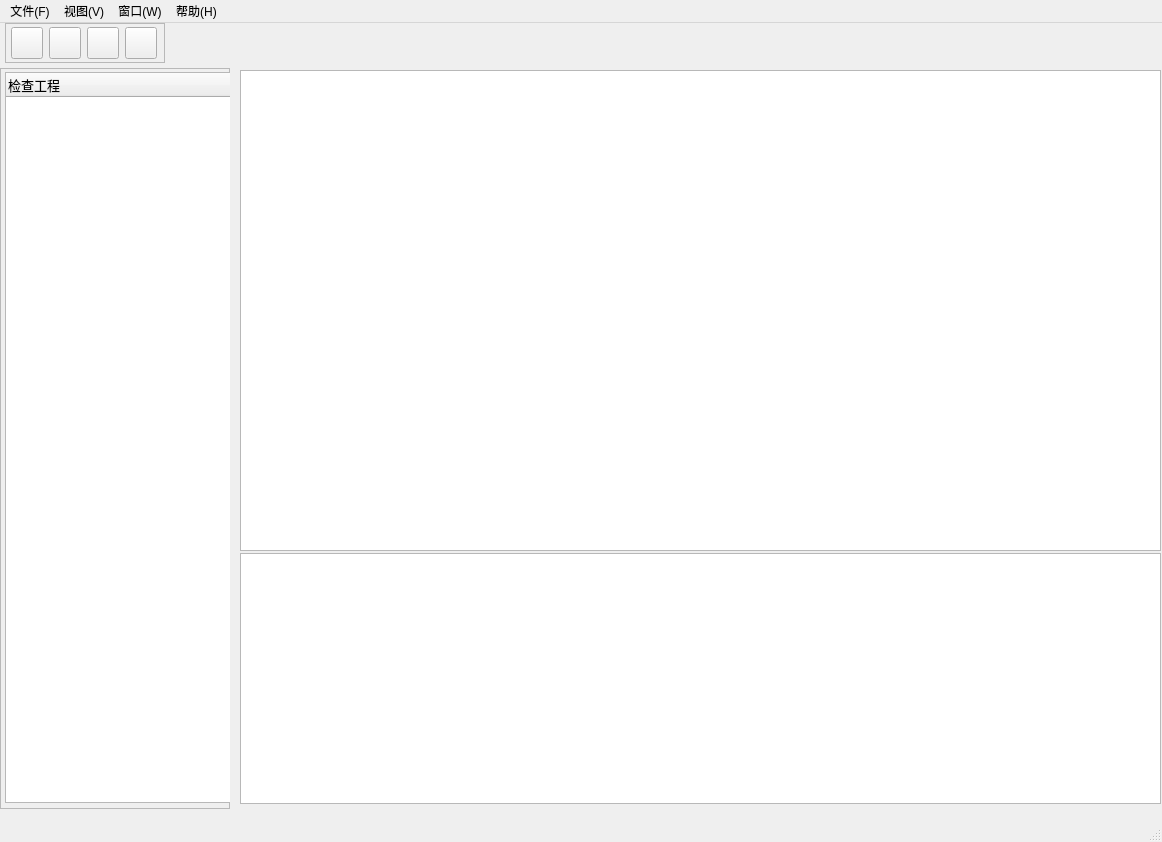
<?xml version="1.0" encoding="UTF-8"?>
<ui version="4.0">
 <class>MainWindow</class>
 <widget class="QMainWindow" name="MainWindow">
  <property name="geometry">
   <rect>
    <x>0</x>
    <y>0</y>
    <width>1162</width>
    <height>842</height>
   </rect>
  </property>
  <property name="windowTitle">
   <string>MainWindow</string>
  </property>
  <widget class="QWidget" name="centralwidget">
   <widget class="QFrame" name="frame_title">
    <property name="geometry">
     <rect>
      <x>5</x>
      <y>0</y>
      <width>160</width>
      <height>40</height>
     </rect>
    </property>
    <property name="frameShape">
     <enum>QFrame::StyledPanel</enum>
    </property>
    <property name="frameShadow">
     <enum>QFrame::Raised</enum>
    </property>
    <widget class="QPushButton" name="pushButton_new">
     <property name="geometry">
      <rect>
       <x>6</x>
       <y>4</y>
       <width>32</width>
       <height>32</height>
      </rect>
     </property>
     <property name="sizePolicy">
      <sizepolicy hsizetype="Fixed" vsizetype="Fixed">
       <horstretch>0</horstretch>
       <verstretch>0</verstretch>
      </sizepolicy>
     </property>
     <property name="whatsThis">
      <string>save it</string>
     </property>
     <property name="text">
      <string/>
     </property>
     <property name="iconSize">
      <size>
       <width>30</width>
       <height>30</height>
      </size>
     </property>
    </widget>
    <widget class="QPushButton" name="pushButton_save">
     <property name="geometry">
      <rect>
       <x>44</x>
       <y>4</y>
       <width>32</width>
       <height>32</height>
      </rect>
     </property>
     <property name="sizePolicy">
      <sizepolicy hsizetype="Fixed" vsizetype="Fixed">
       <horstretch>0</horstretch>
       <verstretch>0</verstretch>
      </sizepolicy>
     </property>
     <property name="whatsThis">
      <string>save it</string>
     </property>
     <property name="text">
      <string/>
     </property>
     <property name="iconSize">
      <size>
       <width>30</width>
       <height>30</height>
      </size>
     </property>
    </widget>
    <widget class="QPushButton" name="pushButton_start">
     <property name="geometry">
      <rect>
       <x>82</x>
       <y>4</y>
       <width>32</width>
       <height>32</height>
      </rect>
     </property>
     <property name="sizePolicy">
      <sizepolicy hsizetype="Fixed" vsizetype="Fixed">
       <horstretch>0</horstretch>
       <verstretch>0</verstretch>
      </sizepolicy>
     </property>
     <property name="whatsThis">
      <string>save it</string>
     </property>
     <property name="text">
      <string/>
     </property>
     <property name="iconSize">
      <size>
       <width>30</width>
       <height>30</height>
      </size>
     </property>
    </widget>
    <widget class="QPushButton" name="pushButton_export">
     <property name="geometry">
      <rect>
       <x>120</x>
       <y>4</y>
       <width>32</width>
       <height>32</height>
      </rect>
     </property>
     <property name="sizePolicy">
      <sizepolicy hsizetype="Fixed" vsizetype="Fixed">
       <horstretch>0</horstretch>
       <verstretch>0</verstretch>
      </sizepolicy>
     </property>
     <property name="whatsThis">
      <string>save it</string>
     </property>
     <property name="text">
      <string/>
     </property>
     <property name="iconSize">
      <size>
       <width>30</width>
       <height>30</height>
      </size>
     </property>
    </widget>
   </widget>
   <widget class="QFrame" name="frame_2">
    <property name="geometry">
     <rect>
      <x>0</x>
      <y>45</y>
      <width>230</width>
      <height>741</height>
     </rect>
    </property>
    <property name="frameShape">
     <enum>QFrame::StyledPanel</enum>
    </property>
    <property name="frameShadow">
     <enum>QFrame::Raised</enum>
    </property>
    <widget class="QTreeWidget" name="treeWidget">
     <property name="geometry">
      <rect>
       <x>5</x>
       <y>4</y>
       <width>231</width>
       <height>731</height>
      </rect>
     </property>
     <property name="font">
      <font>
       <pointsize>10</pointsize>
      </font>
     </property>
     <property name="indentation">
      <number>10</number>
     </property>
     <attribute name="headerVisible">
      <bool>true</bool>
     </attribute>
     <attribute name="headerCascadingSectionResizes">
      <bool>false</bool>
     </attribute>
     <column>
      <property name="text">
       <string>检查工程</string>
      </property>
     </column>
    </widget>
   </widget>
   <widget class="QTableWidget" name="tableWidget">
    <property name="geometry">
     <rect>
      <x>240</x>
      <y>47</y>
      <width>921</width>
      <height>481</height>
     </rect>
    </property>
   </widget>
   <widget class="QTableWidget" name="tableWidget_2">
    <property name="geometry">
     <rect>
      <x>240</x>
      <y>530</y>
      <width>921</width>
      <height>251</height>
     </rect>
    </property>
   </widget>
  </widget>
  <widget class="QMenuBar" name="menubar">
   <property name="geometry">
    <rect>
     <x>0</x>
     <y>0</y>
     <width>1162</width>
     <height>23</height>
    </rect>
   </property>
   <widget class="QMenu" name="menu">
    <property name="title">
     <string>文件(F)</string>
    </property>
    <addaction name="actionNew"/>
   </widget>
   <widget class="QMenu" name="menu_V">
    <property name="title">
     <string>视图(V)</string>
    </property>
   </widget>
   <widget class="QMenu" name="menu_W">
    <property name="title">
     <string>窗口(W)</string>
    </property>
   </widget>
   <widget class="QMenu" name="menu_H">
    <property name="title">
     <string>帮助(H)</string>
    </property>
   </widget>
   <addaction name="menu"/>
   <addaction name="menu_V"/>
   <addaction name="menu_W"/>
   <addaction name="menu_H"/>
  </widget>
  <widget class="QStatusBar" name="statusbar"/>
  <action name="actionNew">
   <property name="text">
    <string>New</string>
   </property>
  </action>
 </widget>
 <resources/>
 <connections/>
</ui>
